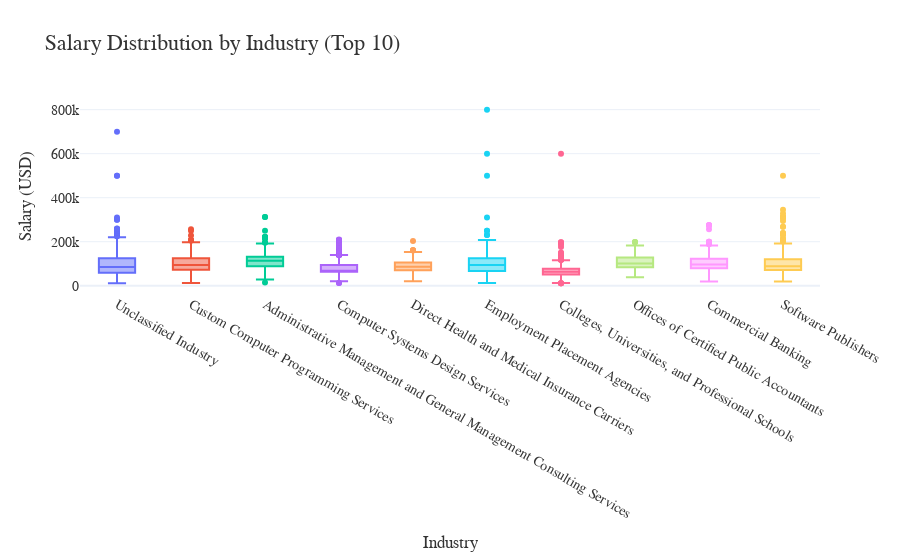

The cell this chart's notebook holds for it:
### Code cell
import pandas as pd
import plotly.express as px

# Load dataset
df = pd.read_csv("data/lightcast_job_postings.csv")

# Filter out rows with missing or zero salary
df_salary = df[df["SALARY_FROM"] > 0]

# Find top 10 industries by count
top_industries = df_salary["NAICS_2022_6_NAME"].value_counts().head(10).index
df_top_industries = df_salary[df_salary["NAICS_2022_6_NAME"].isin(top_industries)]

# Create box plot
fig = px.box(
    df_top_industries,
    x="NAICS_2022_6_NAME",
    y="SALARY_FROM",
    color="NAICS_2022_6_NAME",
    title="Salary Distribution by Industry (Top 10)",
)

# Customize layout
fig.update_layout(
    font=dict(family="Helvetica Neue", size=14, color="#333"),
    title_font=dict(size=22),
    xaxis_title="Industry",
    yaxis_title="Salary (USD)",
    showlegend=False
)

# Optional: Save to SVG
fig.write_image("output/salary_by_industry.svg")

# Display the plot
fig.show()

### Figure 1 — Plotly figure (JSON) as saved in the notebook; plotly's stock layout.template omitted (floating-point values rounded to 4 significant figures; data arrays with more than 128 entries replaced by an {"elided": "..."} marker saying what was removed)
{"data": [{"alignmentgroup": "True", "hovertemplate": "NAICS_2022_6_NAME=%{x}<br>SALARY_FROM=%{y}<extra></extra>", "legendgroup": "Unclassified Industry", "marker": {"color": "#636efa"}, "name": "Unclassified Industry", "notched": false, "offsetgroup": "Unclassified Industry", "orientation": "v", "showlegend": true, "type": "box", "x": {"elided": "3812 str values"}, "x0": " ", "xaxis": "x", "y": {"elided": "3812 int values"}, "y0": " ", "yaxis": "y"}, {"alignmentgroup": "True", "hovertemplate": "NAICS_2022_6_NAME=%{x}<br>SALARY_FROM=%{y}<extra></extra>", "legendgroup": "Custom Computer Programming Services", "marker": {"color": "#EF553B"}, "name": "Custom Computer Programming Services", "notched": false, "offsetgroup": "Custom Computer Programming Services", "orientation": "v", "showlegend": true, "type": "box", "x": {"elided": "1213 str values"}, "x0": " ", "xaxis": "x", "y": {"elided": "1213 int values"}, "y0": " ", "yaxis": "y"}, {"alignmentgroup": "True", "hovertemplate": "NAICS_2022_6_NAME=%{x}<br>SALARY_FROM=%{y}<extra></extra>", "legendgroup": "Administrative Management and General Management Consulting Services", "marker": {"color": "#00cc96"}, "name": "Administrative Management and General Management Consulting Services", "notched": false, "offsetgroup": "Administrative Management and General Management Consulting Services", "orientation": "v", "showlegend": true, "type": "box", "x": {"elided": "3185 str values"}, "x0": " ", "xaxis": "x", "y": {"elided": "3185 int values"}, "y0": " ", "yaxis": "y"}, {"alignmentgroup": "True", "hovertemplate": "NAICS_2022_6_NAME=%{x}<br>SALARY_FROM=%{y}<extra></extra>", "legendgroup": "Computer Systems Design Services", "marker": {"color": "#ab63fa"}, "name": "Computer Systems Design Services", "notched": false, "offsetgroup": "Computer Systems Design Services", "orientation": "v", "showlegend": true, "type": "box", "x": {"elided": "2032 str values"}, "x0": " ", "xaxis": "x", "y": {"elided": "2032 int values"}, "y0": " ", "yaxis": "y"}, {"alignmentgroup": "True", "hovertemplate": "NAICS_2022_6_NAME=%{x}<br>SALARY_FROM=%{y}<extra></extra>", "legendgroup": "Direct Health and Medical Insurance Carriers", "marker": {"color": "#FFA15A"}, "name": "Direct Health and Medical Insurance Carriers", "notched": false, "offsetgroup": "Direct Health and Medical Insurance Carriers", "orientation": "v", "showlegend": true, "type": "box", "x": {"elided": "1090 str values"}, "x0": " ", "xaxis": "x", "y": {"elided": "1090 int values"}, "y0": " ", "yaxis": "y"}, {"alignmentgroup": "True", "hovertemplate": "NAICS_2022_6_NAME=%{x}<br>SALARY_FROM=%{y}<extra></extra>", "legendgroup": "Employment Placement Agencies", "marker": {"color": "#19d3f3"}, "name": "Employment Placement Agencies", "notched": false, "offsetgroup": "Employment Placement Agencies", "orientation": "v", "showlegend": true, "type": "box", "x": {"elided": "2031 str values"}, "x0": " ", "xaxis": "x", "y": {"elided": "2031 int values"}, "y0": " ", "yaxis": "y"}, {"alignmentgroup": "True", "hovertemplate": "NAICS_2022_6_NAME=%{x}<br>SALARY_FROM=%{y}<extra></extra>", "legendgroup": "Colleges, Universities, and Professional Schools", "marker": {"color": "#FF6692"}, "name": "Colleges, Universities, and Professional Schools", "notched": false, "offsetgroup": "Colleges, Universities, and Professional Schools", "orientation": "v", "showlegend": true, "type": "box", "x": {"elided": "701 str values"}, "x0": " ", "xaxis": "x", "y": {"elided": "701 int values"}, "y0": " ", "yaxis": "y"}, {"alignmentgroup": "True", "hovertemplate": "NAICS_2022_6_NAME=%{x}<br>SALARY_FROM=%{y}<extra></extra>", "legendgroup": "Offices of Certified Public Accountants", "marker": {"color": "#B6E880"}, "name": "Offices of Certified Public Accountants", "notched": false, "offsetgroup": "Offices of Certified Public Accountants", "orientation": "v", "showlegend": true, "type": "box", "x": {"elided": "597 str values"}, "x0": " ", "xaxis": "x", "y": {"elided": "597 int values"}, "y0": " ", "yaxis": "y"}, {"alignmentgroup": "True", "hovertemplate": "NAICS_2022_6_NAME=%{x}<br>SALARY_FROM=%{y}<extra></extra>", "legendgroup": "Commercial Banking", "marker": {"color": "#FF97FF"}, "name": "Commercial Banking", "notched": false, "offsetgroup": "Commercial Banking", "orientation": "v", "showlegend": true, "type": "box", "x": {"elided": "1010 str values"}, "x0": " ", "xaxis": "x", "y": {"elided": "1010 int values"}, "y0": " ", "yaxis": "y"}, {"alignmentgroup": "True", "hovertemplate": "NAICS_2022_6_NAME=%{x}<br>SALARY_FROM=%{y}<extra></extra>", "legendgroup": "Software Publishers", "marker": {"color": "#FECB52"}, "name": "Software Publishers", "notched": false, "offsetgroup": "Software Publishers", "orientation": "v", "showlegend": true, "type": "box", "x": {"elided": "688 str values"}, "x0": " ", "xaxis": "x", "y": {"elided": "688 int values"}, "y0": " ", "yaxis": "y"}], "layout": {"boxmode": "overlay", "font": {"color": "#333", "family": "Helvetica Neue", "size": 14}, "legend": {"title": {"text": "NAICS_2022_6_NAME"}, "tracegroupgap": 0}, "showlegend": false, "title": {"font": {"size": 22}, "text": "Salary Distribution by Industry (Top 10)"}, "xaxis": {"anchor": "y", "categoryarray": ["Unclassified Industry", "Custom Computer Programming Services", "Administrative Management and General Management Consulting Services", "Computer Systems Design Services", "Direct Health and Medical Insurance Carriers", "Employment Placement Agencies", "Colleges, Universities, and Professional Schools", "Offices of Certified Public Accountants", "Commercial Banking", "Software Publishers"], "categoryorder": "array", "domain": [0, 1], "title": {"text": "Industry"}}, "yaxis": {"anchor": "x", "domain": [0, 1], "title": {"text": "Salary (USD)"}}}}
